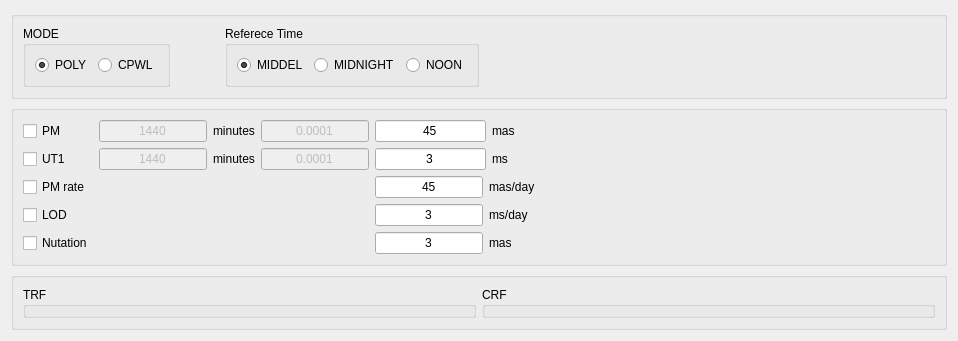
      <widget class="QWidget" name="page_est_eoprf">
       <layout class="QVBoxLayout" name="verticalLayout_49">
        <item>
         <widget class="QGroupBox" name="groupBox_15">
          <property name="sizePolicy">
           <sizepolicy hsizetype="Preferred" vsizetype="Preferred">
            <horstretch>0</horstretch>
            <verstretch>0</verstretch>
           </sizepolicy>
          </property>
          <property name="title">
           <string/>
          </property>
          <layout class="QHBoxLayout" name="horizontalLayout_54">
           <item>
            <layout class="QHBoxLayout" name="horizontalLayout_42">
             <item>
              <widget class="QGroupBox" name="groupBox_mode">
               <property name="title">
                <string>MODE</string>
               </property>
               <layout class="QVBoxLayout" name="verticalLayout_38">
                <item>
                 <layout class="QHBoxLayout" name="horizontalLayout_28">
                  <item>
                   <widget class="QRadioButton" name="radioButton_est_eop_poly">
                    <property name="text">
                     <string>POLY</string>
                    </property>
                    <property name="checked">
                     <bool>true</bool>
                    </property>
                   </widget>
                  </item>
                  <item>
                   <widget class="QRadioButton" name="radioButton_est_eop_cpwl">
                    <property name="text">
                     <string>CPWL</string>
                    </property>
                    <property name="checked">
                     <bool>false</bool>
                    </property>
                   </widget>
                  </item>
                 </layout>
                </item>
               </layout>
              </widget>
             </item>
             <item>
              <spacer name="horizontalSpacer_12">
               <property name="orientation">
                <enum>Qt::Horizontal</enum>
               </property>
               <property name="sizeHint" stdset="0">
                <size>
                 <width>40</width>
                 <height>20</height>
                </size>
               </property>
              </spacer>
             </item>
             <item>
              <widget class="QGroupBox" name="groupBox_refTime">
               <property name="enabled">
                <bool>true</bool>
               </property>
               <property name="title">
                <string>Referece Time</string>
               </property>
               <layout class="QVBoxLayout" name="verticalLayout_37">
                <item>
                 <layout class="QHBoxLayout" name="horizontalLayout_29">
                  <item>
                   <widget class="QRadioButton" name="radioButton_est_reftime_MIDDEL">
                    <property name="text">
                     <string>MIDDEL</string>
                    </property>
                    <property name="checked">
                     <bool>true</bool>
                    </property>
                   </widget>
                  </item>
                  <item>
                   <widget class="QRadioButton" name="radioButton_est_reftime_MIDNIGHT">
                    <property name="text">
                     <string>MIDNIGHT</string>
                    </property>
                   </widget>
                  </item>
                  <item>
                   <widget class="QRadioButton" name="radioButton_est_reftime_NOON">
                    <property name="text">
                     <string>NOON</string>
                    </property>
                   </widget>
                  </item>
                 </layout>
                </item>
               </layout>
              </widget>
             </item>
            </layout>
           </item>
           <item>
            <spacer name="horizontalSpacer_9">
             <property name="orientation">
              <enum>Qt::Horizontal</enum>
             </property>
             <property name="sizeHint" stdset="0">
              <size>
               <width>40</width>
               <height>20</height>
              </size>
             </property>
            </spacer>
           </item>
          </layout>
         </widget>
        </item>
        <item>
         <widget class="QGroupBox" name="groupBox_13">
          <property name="sizePolicy">
           <sizepolicy hsizetype="Preferred" vsizetype="Expanding">
            <horstretch>0</horstretch>
            <verstretch>0</verstretch>
           </sizepolicy>
          </property>
          <property name="title">
           <string/>
          </property>
          <layout class="QHBoxLayout" name="horizontalLayout_51">
           <item>
            <layout class="QGridLayout" name="gridLayout">
             <item row="0" column="0">
              <widget class="QCheckBox" name="checkBox_est_pmxy">
               <property name="text">
                <string>PM</string>
               </property>
              </widget>
             </item>
             <item row="0" column="1">
              <layout class="QHBoxLayout" name="horizontalLayout_49">
               <item>
                <widget class="QLineEdit" name="lineEdit_pmxy_interval">
                 <property name="enabled">
                  <bool>false</bool>
                 </property>
                 <property name="inputMask">
                  <string/>
                 </property>
                 <property name="text">
                  <string>1440</string>
                 </property>
                 <property name="alignment">
                  <set>Qt::AlignCenter</set>
                 </property>
                </widget>
               </item>
               <item>
                <widget class="QLabel" name="label_9">
                 <property name="text">
                  <string>minutes</string>
                 </property>
                </widget>
               </item>
              </layout>
             </item>
             <item row="0" column="2">
              <widget class="QLineEdit" name="lineEdit_pmxy_constr">
               <property name="enabled">
                <bool>false</bool>
               </property>
               <property name="text">
                <string>0.0001</string>
               </property>
               <property name="alignment">
                <set>Qt::AlignCenter</set>
               </property>
              </widget>
             </item>
             <item row="0" column="3">
              <layout class="QHBoxLayout" name="horizontalLayout_41">
               <item>
                <widget class="QLineEdit" name="lineEdit_pmxy_constr_poly">
                 <property name="enabled">
                  <bool>true</bool>
                 </property>
                 <property name="text">
                  <string>45</string>
                 </property>
                 <property name="alignment">
                  <set>Qt::AlignCenter</set>
                 </property>
                </widget>
               </item>
               <item>
                <widget class="QLabel" name="label_11">
                 <property name="sizePolicy">
                  <sizepolicy hsizetype="Preferred" vsizetype="Preferred">
                   <horstretch>0</horstretch>
                   <verstretch>0</verstretch>
                  </sizepolicy>
                 </property>
                 <property name="minimumSize">
                  <size>
                   <width>0</width>
                   <height>0</height>
                  </size>
                 </property>
                 <property name="text">
                  <string>mas      </string>
                 </property>
                </widget>
               </item>
              </layout>
             </item>
             <item row="1" column="0">
              <widget class="QCheckBox" name="checkBox_est_ut1">
               <property name="text">
                <string>UT1</string>
               </property>
               <property name="checked">
                <bool>false</bool>
               </property>
              </widget>
             </item>
             <item row="1" column="1">
              <layout class="QHBoxLayout" name="horizontalLayout_50">
               <item>
                <widget class="QLineEdit" name="lineEdit_ut1_interval">
                 <property name="enabled">
                  <bool>false</bool>
                 </property>
                 <property name="text">
                  <string>1440</string>
                 </property>
                 <property name="alignment">
                  <set>Qt::AlignCenter</set>
                 </property>
                </widget>
               </item>
               <item>
                <widget class="QLabel" name="label_8">
                 <property name="text">
                  <string>minutes</string>
                 </property>
                </widget>
               </item>
              </layout>
             </item>
             <item row="1" column="2">
              <widget class="QLineEdit" name="lineEdit_ut1_constr">
               <property name="enabled">
                <bool>false</bool>
               </property>
               <property name="text">
                <string>0.0001</string>
               </property>
               <property name="alignment">
                <set>Qt::AlignCenter</set>
               </property>
              </widget>
             </item>
             <item row="1" column="3">
              <layout class="QHBoxLayout" name="horizontalLayout_44">
               <item>
                <widget class="QLineEdit" name="lineEdit_ut1_constr_poly">
                 <property name="enabled">
                  <bool>true</bool>
                 </property>
                 <property name="text">
                  <string>3</string>
                 </property>
                 <property name="alignment">
                  <set>Qt::AlignCenter</set>
                 </property>
                </widget>
               </item>
               <item>
                <widget class="QLabel" name="label_13">
                 <property name="text">
                  <string>ms        </string>
                 </property>
                </widget>
               </item>
              </layout>
             </item>
             <item row="2" column="0">
              <widget class="QCheckBox" name="checkBox_est_rpmxy">
               <property name="enabled">
                <bool>true</bool>
               </property>
               <property name="text">
                <string>PM rate</string>
               </property>
               <property name="checkable">
                <bool>true</bool>
               </property>
              </widget>
             </item>
             <item row="2" column="3">
              <layout class="QHBoxLayout" name="horizontalLayout_45">
               <item>
                <widget class="QLineEdit" name="lineEdit_rpmxy_constr_poly">
                 <property name="enabled">
                  <bool>true</bool>
                 </property>
                 <property name="sizePolicy">
                  <sizepolicy hsizetype="Expanding" vsizetype="Fixed">
                   <horstretch>0</horstretch>
                   <verstretch>0</verstretch>
                  </sizepolicy>
                 </property>
                 <property name="minimumSize">
                  <size>
                   <width>100</width>
                   <height>0</height>
                  </size>
                 </property>
                 <property name="text">
                  <string>45</string>
                 </property>
                 <property name="alignment">
                  <set>Qt::AlignCenter</set>
                 </property>
                </widget>
               </item>
               <item>
                <widget class="QLabel" name="label_12">
                 <property name="text">
                  <string>mas/day</string>
                 </property>
                </widget>
               </item>
              </layout>
             </item>
             <item row="3" column="0">
              <widget class="QCheckBox" name="checkBox_est_lod">
               <property name="enabled">
                <bool>true</bool>
               </property>
               <property name="text">
                <string>LOD    </string>
               </property>
              </widget>
             </item>
             <item row="3" column="3">
              <layout class="QHBoxLayout" name="horizontalLayout_46">
               <item>
                <widget class="QLineEdit" name="lineEdit_lod_constr_poly">
                 <property name="enabled">
                  <bool>true</bool>
                 </property>
                 <property name="sizePolicy">
                  <sizepolicy hsizetype="Expanding" vsizetype="Fixed">
                   <horstretch>0</horstretch>
                   <verstretch>0</verstretch>
                  </sizepolicy>
                 </property>
                 <property name="minimumSize">
                  <size>
                   <width>100</width>
                   <height>0</height>
                  </size>
                 </property>
                 <property name="text">
                  <string>3</string>
                 </property>
                 <property name="alignment">
                  <set>Qt::AlignCenter</set>
                 </property>
                </widget>
               </item>
               <item>
                <widget class="QLabel" name="label_15">
                 <property name="text">
                  <string>ms/day  </string>
                 </property>
                </widget>
               </item>
              </layout>
             </item>
             <item row="4" column="0">
              <widget class="QCheckBox" name="checkBox_est_nutxy">
               <property name="text">
                <string>Nutation</string>
               </property>
              </widget>
             </item>
             <item row="4" column="3">
              <layout class="QHBoxLayout" name="horizontalLayout_47">
               <item>
                <widget class="QLineEdit" name="lineEdit_nut_constr_poly">
                 <property name="enabled">
                  <bool>true</bool>
                 </property>
                 <property name="sizePolicy">
                  <sizepolicy hsizetype="Expanding" vsizetype="Fixed">
                   <horstretch>0</horstretch>
                   <verstretch>0</verstretch>
                  </sizepolicy>
                 </property>
                 <property name="minimumSize">
                  <size>
                   <width>100</width>
                   <height>0</height>
                  </size>
                 </property>
                 <property name="text">
                  <string>3</string>
                 </property>
                 <property name="alignment">
                  <set>Qt::AlignCenter</set>
                 </property>
                </widget>
               </item>
               <item>
                <widget class="QLabel" name="label_14">
                 <property name="text">
                  <string>mas       </string>
                 </property>
                </widget>
               </item>
              </layout>
             </item>
            </layout>
           </item>
           <item>
            <spacer name="horizontalSpacer_8">
             <property name="orientation">
              <enum>Qt::Horizontal</enum>
             </property>
             <property name="sizeType">
              <enum>QSizePolicy::Fixed</enum>
             </property>
             <property name="sizeHint" stdset="0">
              <size>
               <width>400</width>
               <height>20</height>
              </size>
             </property>
            </spacer>
           </item>
          </layout>
         </widget>
        </item>
        <item>
         <widget class="QGroupBox" name="groupBox_14">
          <property name="title">
           <string/>
          </property>
          <layout class="QHBoxLayout" name="horizontalLayout_53">
           <item>
            <layout class="QHBoxLayout" name="horizontalLayout_48">
             <property name="sizeConstraint">
              <enum>QLayout::SetNoConstraint</enum>
             </property>
             <item>
              <widget class="QGroupBox" name="groupBox_est_trf">
               <property name="sizePolicy">
                <sizepolicy hsizetype="Expanding" vsizetype="Expanding">
                 <horstretch>0</horstretch>
                 <verstretch>0</verstretch>
                </sizepolicy>
               </property>
               <property name="minimumSize">
                <size>
                 <width>0</width>
                 <height>0</height>
                </size>
               </property>
               <property name="title">
                <string>TRF</string>
               </property>
               <widget class="QCheckBox" name="checkBox_est_station">
                <property name="geometry">
                 <rect>
                  <x>10</x>
                  <y>29</y>
                  <width>186</width>
                  <height>23</height>
                 </rect>
                </property>
                <property name="text">
                 <string>Estimate station coordinate</string>
                </property>
               </widget>
               <widget class="QWidget" name="layoutWidget">
                <property name="geometry">
                 <rect>
                  <x>50</x>
                  <y>70</y>
                  <width>461</width>
                  <height>191</height>
                 </rect>
                </property>
                <layout class="QGridLayout" name="gridLayout_3">
                 <item row="0" column="0">
                  <widget class="QPushButton" name="pushButton_autoset_station">
                   <property name="enabled">
                    <bool>false</bool>
                   </property>
                   <property name="text">
                    <string>Auto Set</string>
                   </property>
                  </widget>
                 </item>
                 <item row="0" column="1">
                  <spacer name="horizontalSpacer_34">
                   <property name="orientation">
                    <enum>Qt::Horizontal</enum>
                   </property>
                   <property name="sizeHint" stdset="0">
                    <size>
                     <width>40</width>
                     <height>20</height>
                    </size>
                   </property>
                  </spacer>
                 </item>
                 <item row="0" column="2">
                  <widget class="QLabel" name="label_68">
                   <property name="text">
                    <string>Sigma:</string>
                   </property>
                  </widget>
                 </item>
                 <item row="0" column="3">
                  <widget class="QLineEdit" name="lineEdit_sigma_sta">
                   <property name="text">
                    <string>1</string>
                   </property>
                   <property name="alignment">
                    <set>Qt::AlignCenter</set>
                   </property>
                  </widget>
                 </item>
                 <item row="0" column="4">
                  <widget class="QLabel" name="label_69">
                   <property name="text">
                    <string>m</string>
                   </property>
                  </widget>
                 </item>
                 <item row="1" column="0">
                  <widget class="QCheckBox" name="checkBox_est_nnr">
                   <property name="text">
                    <string>NNR</string>
                   </property>
                   <property name="checked">
                    <bool>false</bool>
                   </property>
                  </widget>
                 </item>
                 <item row="1" column="1">
                  <spacer name="horizontalSpacer_35">
                   <property name="orientation">
                    <enum>Qt::Horizontal</enum>
                   </property>
                   <property name="sizeHint" stdset="0">
                    <size>
                     <width>40</width>
                     <height>20</height>
                    </size>
                   </property>
                  </spacer>
                 </item>
                 <item row="1" column="2">
                  <widget class="QLabel" name="label_63">
                   <property name="text">
                    <string>Sigma:</string>
                   </property>
                  </widget>
                 </item>
                 <item row="1" column="3">
                  <widget class="QLineEdit" name="lineEdit_sigma_stannr">
                   <property name="text">
                    <string>1E-4</string>
                   </property>
                   <property name="alignment">
                    <set>Qt::AlignCenter</set>
                   </property>
                  </widget>
                 </item>
                 <item row="1" column="4">
                  <widget class="QLabel" name="label_62">
                   <property name="text">
                    <string>m</string>
                   </property>
                  </widget>
                 </item>
                 <item row="2" column="0">
                  <widget class="QCheckBox" name="checkBox_est_nnt">
                   <property name="text">
                    <string>NNT</string>
                   </property>
                   <property name="checked">
                    <bool>false</bool>
                   </property>
                  </widget>
                 </item>
                 <item row="2" column="1">
                  <spacer name="horizontalSpacer_36">
                   <property name="orientation">
                    <enum>Qt::Horizontal</enum>
                   </property>
                   <property name="sizeHint" stdset="0">
                    <size>
                     <width>40</width>
                     <height>20</height>
                    </size>
                   </property>
                  </spacer>
                 </item>
                 <item row="2" column="2">
                  <widget class="QLabel" name="label_64">
                   <property name="text">
                    <string>Sigma:</string>
                   </property>
                  </widget>
                 </item>
                 <item row="2" column="3">
                  <widget class="QLineEdit" name="lineEdit_sigma_stannt">
                   <property name="text">
                    <string>1E-4</string>
                   </property>
                   <property name="alignment">
                    <set>Qt::AlignCenter</set>
                   </property>
                  </widget>
                 </item>
                 <item row="2" column="4">
                  <widget class="QLabel" name="label_65">
                   <property name="text">
                    <string>m</string>
                   </property>
                  </widget>
                 </item>
                 <item row="3" column="0">
                  <widget class="QCheckBox" name="checkBox_nns">
                   <property name="enabled">
                    <bool>false</bool>
                   </property>
                   <property name="text">
                    <string>NNS</string>
                   </property>
                   <property name="checkable">
                    <bool>true</bool>
                   </property>
                  </widget>
                 </item>
                </layout>
               </widget>
              </widget>
             </item>
             <item>
              <widget class="QGroupBox" name="groupBox_est_crf">
               <property name="sizePolicy">
                <sizepolicy hsizetype="Expanding" vsizetype="Expanding">
                 <horstretch>0</horstretch>
                 <verstretch>0</verstretch>
                </sizepolicy>
               </property>
               <property name="minimumSize">
                <size>
                 <width>0</width>
                 <height>0</height>
                </size>
               </property>
               <property name="title">
                <string>CRF</string>
               </property>
               <widget class="QCheckBox" name="checkBox_est_source">
                <property name="geometry">
                 <rect>
                  <x>10</x>
                  <y>29</y>
                  <width>187</width>
                  <height>23</height>
                 </rect>
                </property>
                <property name="text">
                 <string>Estimate source coordinate</string>
                </property>
               </widget>
               <widget class="QWidget" name="layoutWidget">
                <property name="geometry">
                 <rect>
                  <x>60</x>
                  <y>70</y>
                  <width>411</width>
                  <height>121</height>
                 </rect>
                </property>
                <layout class="QGridLayout" name="gridLayout_2">
                 <item row="0" column="0">
                  <widget class="QPushButton" name="pushButton_autoset_source">
                   <property name="enabled">
                    <bool>false</bool>
                   </property>
                   <property name="text">
                    <string>Auto Set</string>
                   </property>
                  </widget>
                 </item>
                 <item row="0" column="1">
                  <spacer name="horizontalSpacer_32">
                   <property name="orientation">
                    <enum>Qt::Horizontal</enum>
                   </property>
                   <property name="sizeHint" stdset="0">
                    <size>
                     <width>40</width>
                     <height>20</height>
                    </size>
                   </property>
                  </spacer>
                 </item>
                 <item row="0" column="2">
                  <widget class="QLabel" name="label_70">
                   <property name="text">
                    <string>Sigma:</string>
                   </property>
                  </widget>
                 </item>
                 <item row="0" column="3">
                  <widget class="QLineEdit" name="lineEdit_sigma_sou">
                   <property name="text">
                    <string>1E-6</string>
                   </property>
                   <property name="alignment">
                    <set>Qt::AlignCenter</set>
                   </property>
                  </widget>
                 </item>
                 <item row="0" column="4">
                  <widget class="QLabel" name="label_71">
                   <property name="text">
                    <string>rad</string>
                   </property>
                  </widget>
                 </item>
                 <item row="1" column="0">
                  <widget class="QCheckBox" name="checkBox_est_sounnr">
                   <property name="text">
                    <string>NNR</string>
                   </property>
                  </widget>
                 </item>
                 <item row="1" column="1">
                  <spacer name="horizontalSpacer_33">
                   <property name="orientation">
                    <enum>Qt::Horizontal</enum>
                   </property>
                   <property name="sizeHint" stdset="0">
                    <size>
                     <width>40</width>
                     <height>20</height>
                    </size>
                   </property>
                  </spacer>
                 </item>
                 <item row="1" column="2">
                  <widget class="QLabel" name="label_66">
                   <property name="text">
                    <string>Sigma:</string>
                   </property>
                  </widget>
                 </item>
                 <item row="1" column="3">
                  <widget class="QLineEdit" name="lineEdit_sigma_sounnr">
                   <property name="text">
                    <string>1E-10</string>
                   </property>
                   <property name="alignment">
                    <set>Qt::AlignCenter</set>
                   </property>
                  </widget>
                 </item>
                 <item row="1" column="4">
                  <widget class="QLabel" name="label_67">
                   <property name="text">
                    <string>rad</string>
                   </property>
                  </widget>
                 </item>
                </layout>
               </widget>
              </widget>
             </item>
            </layout>
           </item>
          </layout>
         </widget>
        </item>
       </layout>
      </widget>
